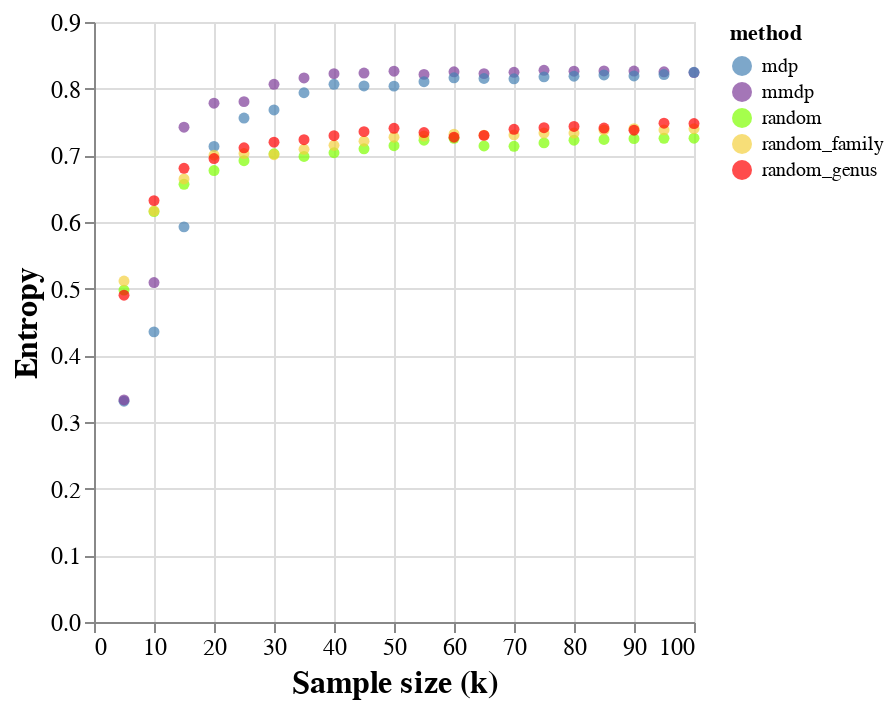

The cell this chart's notebook holds for it:
### Code cell
plot2 = (
    alt.Chart(df[df['k'] <= 100])
    .mark_circle()
    .encode(
        x=alt.X(
            "k",
            title="Sample size (k)",
        ),
        y=alt.Y(
            "entropy_without_missing",
            # scale=alt.Scale(domain=[0, 3]),
            title="Entropy",
        ),
        color=alt.Color('method').scale(range=['steelblue', '#7D3C98', 'chartreuse', '#F4D03F', 'red', '#D35400', ])
    )
    .configure_axis(labelFontSize=12, labelFont="serif", titleFontSize=16, titleFont="serif")
)
plot2

### Figure 1 — Vega-Lite specification as saved in the notebook (floating-point values rounded to 4 significant figures)
{"config": {"view": {"continuousWidth": 300, "continuousHeight": 300}, "axis": {"labelFont": "serif", "labelFontSize": 12, "titleFont": "serif", "titleFontSize": 16}}, "data": {"name": "data-13885f706d61f8ff18599ccb8fe2d115"}, "mark": {"type": "circle"}, "encoding": {"color": {"field": "method", "scale": {"range": ["steelblue", "#7D3C98", "chartreuse", "#F4D03F", "red", "#D35400"]}, "type": "nominal"}, "x": {"field": "k", "title": "Sample size (k)", "type": "quantitative"}, "y": {"field": "entropy_without_missing", "title": "Entropy", "type": "quantitative"}}, "$schema": "https://vega.github.io/schema/vega-lite/v5.16.3.json", "datasets": {"data-13885f706d61f8ff18599ccb8fe2d115": [{"method": "random", "entropy_with_missing": 0.9998, "entropy_without_missing": 0.4978, "k": 5}, {"method": "random", "entropy_with_missing": 1.153, "entropy_without_missing": 0.6157, "k": 10}, {"method": "random_family", "entropy_with_missing": 0.9282, "entropy_without_missing": 0.5114, "k": 5}, {"method": "mdp", "entropy_with_missing": 0.9143, "entropy_without_missing": 0.3311, "k": 5}, {"method": "random_family", "entropy_with_missing": 1.118, "entropy_without_missing": 0.6166, "k": 10}, {"method": "mmdp", "entropy_with_missing": 0.8955, "entropy_without_missing": 0.333, "k": 5}, {"method": "mdp", "entropy_with_missing": 0.9187, "entropy_without_missing": 0.4352, "k": 10}, {"method": "random", "entropy_with_missing": 1.156, "entropy_without_missing": 0.6565, "k": 15}, {"method": "mmdp", "entropy_with_missing": 0.9858, "entropy_without_missing": 0.5092, "k": 10}, {"method": "mdp", "entropy_with_missing": 1.076, "entropy_without_missing": 0.5927, "k": 15}, {"method": "random_family", "entropy_with_missing": 1.192, "entropy_without_missing": 0.6645, "k": 15}, {"method": "random", "entropy_with_missing": 1.188, "entropy_without_missing": 0.6772, "k": 20}, {"method": "mmdp", "entropy_with_missing": 1.271, "entropy_without_missing": 0.7421, "k": 15}, {"method": "mdp", "entropy_with_missing": 1.169, "entropy_without_missing": 0.7133, "k": 20}, {"method": "mmdp", "entropy_with_missing": 1.308, "entropy_without_missing": 0.7782, "k": 20}, {"method": "random", "entropy_with_missing": 1.202, "entropy_without_missing": 0.692, "k": 25}, {"method": "random_family", "entropy_with_missing": 1.211, "entropy_without_missing": 0.7001, "k": 20}, {"method": "random_genus", "entropy_with_missing": 0.9651, "entropy_without_missing": 0.4902, "k": 5}, {"method": "random_genus", "entropy_with_missing": 1.147, "entropy_without_missing": 0.6321, "k": 10}, {"method": "mdp", "entropy_with_missing": 1.202, "entropy_without_missing": 0.756, "k": 25}, {"method": "random", "entropy_with_missing": 1.225, "entropy_without_missing": 0.7023, "k": 30}, {"method": "random_family", "entropy_with_missing": 1.231, "entropy_without_missing": 0.7027, "k": 25}, {"method": "mmdp", "entropy_with_missing": 1.312, "entropy_without_missing": 0.7806, "k": 25}, {"method": "random_genus", "entropy_with_missing": 1.205, "entropy_without_missing": 0.6805, "k": 15}, {"method": "random_family", "entropy_with_missing": 1.238, "entropy_without_missing": 0.7009, "k": 30}, {"method": "random", "entropy_with_missing": 1.243, "entropy_without_missing": 0.6983, "k": 35}, {"method": "mdp", "entropy_with_missing": 1.181, "entropy_without_missing": 0.7682, "k": 30}, {"method": "mmdp", "entropy_with_missing": 1.354, "entropy_without_missing": 0.8065, "k": 30}, {"method": "mdp", "entropy_with_missing": 1.215, "entropy_without_missing": 0.7939, "k": 35}, {"method": "mmdp", "entropy_with_missing": 1.367, "entropy_without_missing": 0.8161, "k": 35}, {"method": "random_genus", "entropy_with_missing": 1.212, "entropy_without_missing": 0.6951, "k": 20}, {"method": "random", "entropy_with_missing": 1.241, "entropy_without_missing": 0.7039, "k": 40}, {"method": "random_family", "entropy_with_missing": 1.247, "entropy_without_missing": 0.709, "k": 35}, {"method": "random_genus", "entropy_with_missing": 1.212, "entropy_without_missing": 0.7114, "k": 25}, {"method": "random_family", "entropy_with_missing": 1.254, "entropy_without_missing": 0.715, "k": 40}, {"method": "random", "entropy_with_missing": 1.257, "entropy_without_missing": 0.7098, "k": 45}, {"method": "mmdp", "entropy_with_missing": 1.372, "entropy_without_missing": 0.8225, "k": 40}, {"method": "mdp", "entropy_with_missing": 1.249, "entropy_without_missing": 0.8065, "k": 40}, {"method": "random_genus", "entropy_with_missing": 1.235, "entropy_without_missing": 0.7197, "k": 30}, {"method": "mdp", "entropy_with_missing": 1.289, "entropy_without_missing": 0.8041, "k": 45}, {"method": "random", "entropy_with_missing": 1.268, "entropy_without_missing": 0.7144, "k": 50}, {"method": "random_family", "entropy_with_missing": 1.251, "entropy_without_missing": 0.7213, "k": 45}, {"method": "mmdp", "entropy_with_missing": 1.368, "entropy_without_missing": 0.8235, "k": 45}, {"method": "random_family", "entropy_with_missing": 1.272, "entropy_without_missing": 0.7272, "k": 50}, {"method": "mmdp", "entropy_with_missing": 1.366, "entropy_without_missing": 0.8261, "k": 50}, {"method": "random_genus", "entropy_with_missing": 1.258, "entropy_without_missing": 0.7235, "k": 35}, {"method": "random", "entropy_with_missing": 1.273, "entropy_without_missing": 0.7228, "k": 55}, {"method": "mdp", "entropy_with_missing": 1.277, "entropy_without_missing": 0.8038, "k": 50}, {"method": "random_genus", "entropy_with_missing": 1.27, "entropy_without_missing": 0.7295, "k": 40}, {"method": "random_family", "entropy_with_missing": 1.276, "entropy_without_missing": 0.7289, "k": 55}, {"method": "random", "entropy_with_missing": 1.278, "entropy_without_missing": 0.7255, "k": 60}, {"method": "mmdp", "entropy_with_missing": 1.371, "entropy_without_missing": 0.8214, "k": 55}, {"method": "random_genus", "entropy_with_missing": 1.265, "entropy_without_missing": 0.7355, "k": 45}, {"method": "mdp", "entropy_with_missing": 1.284, "entropy_without_missing": 0.8105, "k": 55}, {"method": "mmdp", "entropy_with_missing": 1.371, "entropy_without_missing": 0.8253, "k": 60}, {"method": "random_family", "entropy_with_missing": 1.276, "entropy_without_missing": 0.7317, "k": 60}, {"method": "random", "entropy_with_missing": 1.27, "entropy_without_missing": 0.7141, "k": 65}, {"method": "random_genus", "entropy_with_missing": 1.273, "entropy_without_missing": 0.7406, "k": 50}, {"method": "mdp", "entropy_with_missing": 1.285, "entropy_without_missing": 0.8164, "k": 60}, {"method": "random_family", "entropy_with_missing": 1.274, "entropy_without_missing": 0.7303, "k": 65}, {"method": "random", "entropy_with_missing": 1.258, "entropy_without_missing": 0.7136, "k": 70}, {"method": "random_genus", "entropy_with_missing": 1.271, "entropy_without_missing": 0.7341, "k": 55}, {"method": "mmdp", "entropy_with_missing": 1.363, "entropy_without_missing": 0.8226, "k": 65}, {"method": "random_family", "entropy_with_missing": 1.274, "entropy_without_missing": 0.7307, "k": 70}, {"method": "mdp", "entropy_with_missing": 1.275, "entropy_without_missing": 0.8152, "k": 65}, {"method": "random", "entropy_with_missing": 1.261, "entropy_without_missing": 0.7187, "k": 75}, {"method": "mmdp", "entropy_with_missing": 1.367, "entropy_without_missing": 0.8245, "k": 70}, {"method": "random_genus", "entropy_with_missing": 1.261, "entropy_without_missing": 0.7272, "k": 60}, {"method": "random_family", "entropy_with_missing": 1.283, "entropy_without_missing": 0.7334, "k": 75}, {"method": "mdp", "entropy_with_missing": 1.273, "entropy_without_missing": 0.8148, "k": 70}, {"method": "random_genus", "entropy_with_missing": 1.268, "entropy_without_missing": 0.7299, "k": 65}, {"method": "random", "entropy_with_missing": 1.265, "entropy_without_missing": 0.7227, "k": 80}, {"method": "mmdp", "entropy_with_missing": 1.368, "entropy_without_missing": 0.8276, "k": 75}, {"method": "random_family", "entropy_with_missing": 1.275, "entropy_without_missing": 0.7335, "k": 80}, {"method": "mdp", "entropy_with_missing": 1.281, "entropy_without_missing": 0.8177, "k": 75}, {"method": "random", "entropy_with_missing": 1.273, "entropy_without_missing": 0.7239, "k": 85}, {"method": "random_genus", "entropy_with_missing": 1.271, "entropy_without_missing": 0.739, "k": 70}, {"method": "mmdp", "entropy_with_missing": 1.367, "entropy_without_missing": 0.8262, "k": 80}, {"method": "random_family", "entropy_with_missing": 1.285, "entropy_without_missing": 0.7379, "k": 85}, {"method": "mdp", "entropy_with_missing": 1.291, "entropy_without_missing": 0.8187, "k": 80}, {"method": "random", "entropy_with_missing": 1.28, "entropy_without_missing": 0.725, "k": 90}, {"method": "random_genus", "entropy_with_missing": 1.281, "entropy_without_missing": 0.7414, "k": 75}, {"method": "mmdp", "entropy_with_missing": 1.366, "entropy_without_missing": 0.8265, "k": 85}, {"method": "random_family", "entropy_with_missing": 1.293, "entropy_without_missing": 0.74, "k": 90}, {"method": "random_genus", "entropy_with_missing": 1.289, "entropy_without_missing": 0.7433, "k": 80}, {"method": "random", "entropy_with_missing": 1.273, "entropy_without_missing": 0.7255, "k": 95}, {"method": "mmdp", "entropy_with_missing": 1.365, "entropy_without_missing": 0.8264, "k": 90}, {"method": "mdp", "entropy_with_missing": 1.29, "entropy_without_missing": 0.8206, "k": 85}, {"method": "random_family", "entropy_with_missing": 1.294, "entropy_without_missing": 0.7382, "k": 95}, {"method": "random_genus", "entropy_with_missing": 1.281, "entropy_without_missing": 0.7409, "k": 85}, {"method": "random", "entropy_with_missing": 1.268, "entropy_without_missing": 0.7257, "k": 100}, {"method": "mmdp", "entropy_with_missing": 1.364, "entropy_without_missing": 0.8253, "k": 95}, {"method": "random_family", "entropy_with_missing": 1.295, "entropy_without_missing": 0.7399, "k": 100}, {"method": "mdp", "entropy_with_missing": 1.285, "entropy_without_missing": 0.8191, "k": 90}, {"method": "random_genus", "entropy_with_missing": 1.274, "entropy_without_missing": 0.7378, "k": 90}, {"method": "mmdp", "entropy_with_missing": 1.361, "entropy_without_missing": 0.8241, "k": 100}, {"method": "mdp", "entropy_with_missing": 1.292, "entropy_without_missing": 0.8211, "k": 95}, {"method": "random_genus", "entropy_with_missing": 1.281, "entropy_without_missing": 0.7481, "k": 95}, {"method": "random_genus", "entropy_with_missing": 1.284, "entropy_without_missing": 0.7476, "k": 100}, {"method": "mdp", "entropy_with_missing": 1.298, "entropy_without_missing": 0.8245, "k": 100}]}}
